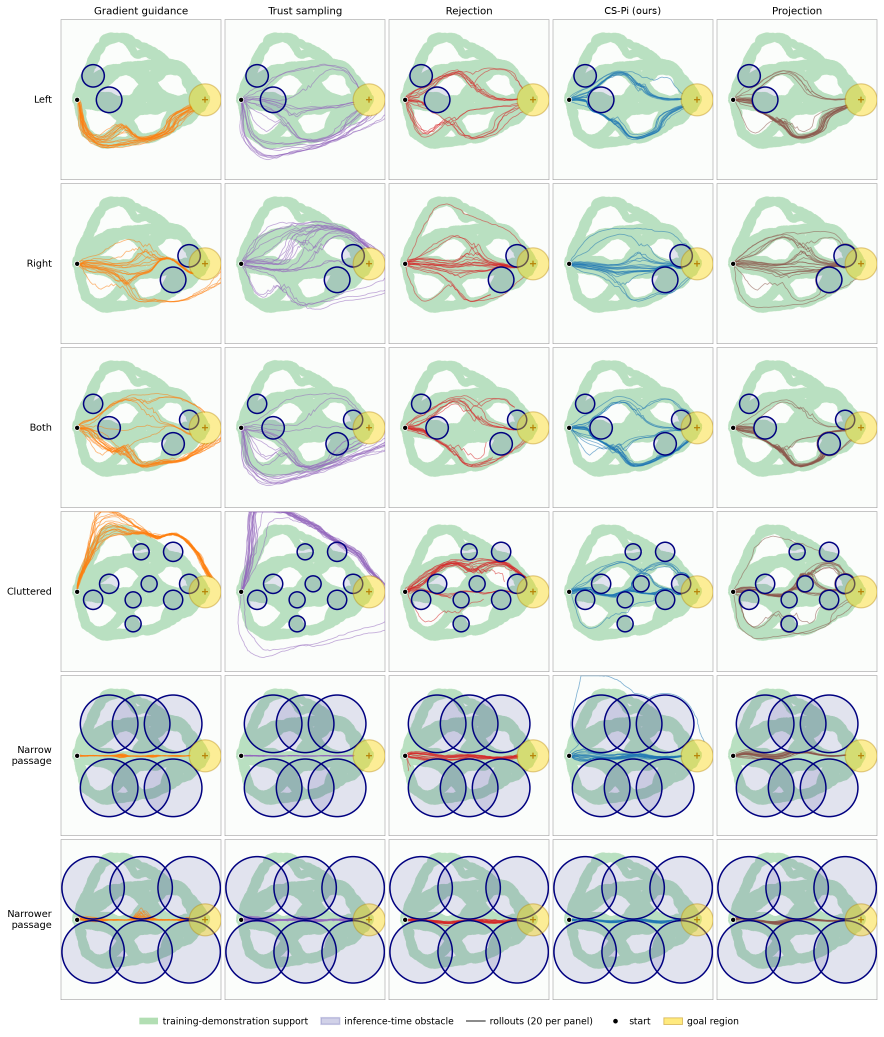
#> input picture assets/2d_distributions_all.png, 2651 x 3110 px (shown at 1/3 size)
$ python crop_2d_grid.py
#> lines starting #> are read from the running program, lines starting #| are printed output that depends on the picture
#!/usr/bin/env python3
"""Cut the paper's 2D Avoidance grid into one image per (scenario, method).

Source: assets/2d_distributions_all.png, the appendix figure "2D Avoidance
trajectory distributions, all six scenarios" (writing/corl_2026_sumo/figures/
fig1_d3il_distributions.png): 6 scenario rows x 5 method columns, 20 rollouts
per panel. Panels are cropped losslessly (no recolouring, no scaling) to

    site/public/figures/2d/<scenario>/<method>.png

for the explorer's 2D Avoidance task. Panel edges were measured from the
1-px grey frames around each panel; the crop keeps the frame.

    python3 tools/crop_2d_grid.py && python3 tools/build_manifest.py
"""
from pathlib import Path

from PIL import Image

ROOT = Path(__file__).resolve().parent.parent
SRC = ROOT / "assets" / "2d_distributions_all.png"
OUT = ROOT / "site" / "public" / "figures" / "2d"

# Column = method, row = scenario, in the order they appear in the figure.
METHODS = ["tweedie", "trust", "rejection", "amr", "projection"]
SCENARIOS = ["left", "right", "both", "cluttered", "narrow", "narrower"]
X = [(182, 663), (674, 1155), (1166, 1647), (1658, 2139), (2150, 2631)]
Y = [(58, 539), (550, 1031), (1042, 1523), (1534, 2015), (2026, 2507), (2518, 2999)]


def main() -> None:
    im = Image.open(SRC)
#> im is the input picture: PIL image 2651x3110 RGB; mean R, G, B 220.5, 228.8, 224.1
    assert im.size == (2651, 3110), f"unexpected source size {im.size}; re-measure X/Y"
    for (y0, y1), scen in zip(Y, SCENARIOS):
        for (x0, x1), method in zip(X, METHODS):
            dst = OUT / scen / f"{method}.png"
            dst.parent.mkdir(parents=True, exist_ok=True)
            im.crop((x0, y0, x1 + 1, y1 + 1)).save(dst, optimize=True)
#> this loop made 6 passes
#> pass 1, in main, `im.crop((x0, y0, x1 + 1, y1 + 1)).save(dst, optimize=True)`:
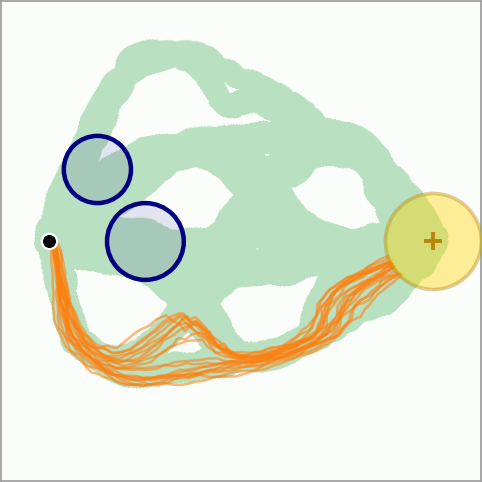
#> saved as tweedie.png: PIL image 482x482 RGB; mean R, G, B 227.7, 234.8, 219.2
#> pass 1, in main, `im.crop((x0, y0, x1 + 1, y1 + 1)).save(dst, optimize=True)`:
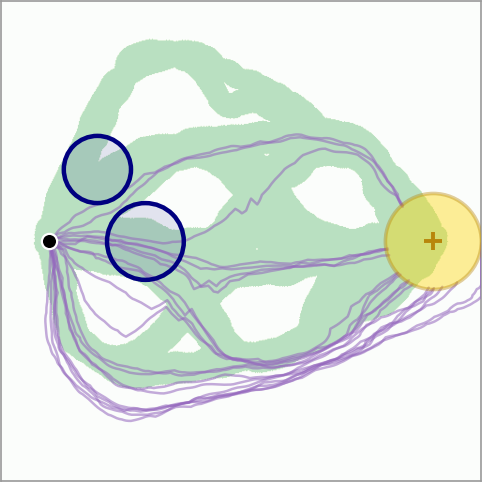
#> saved as trust.png: PIL image 482x482 RGB; mean R, G, B 222.4, 232.3, 224.6
#> pass 1, in main, `im.crop((x0, y0, x1 + 1, y1 + 1)).save(dst, optimize=True)`:
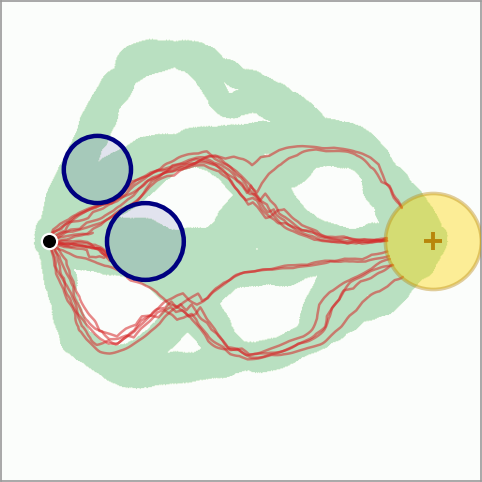
#> saved as rejection.png: PIL image 482x482 RGB; mean R, G, B 226, 232.9, 221.2
#> pass 1, in main, `im.crop((x0, y0, x1 + 1, y1 + 1)).save(dst, optimize=True)`:
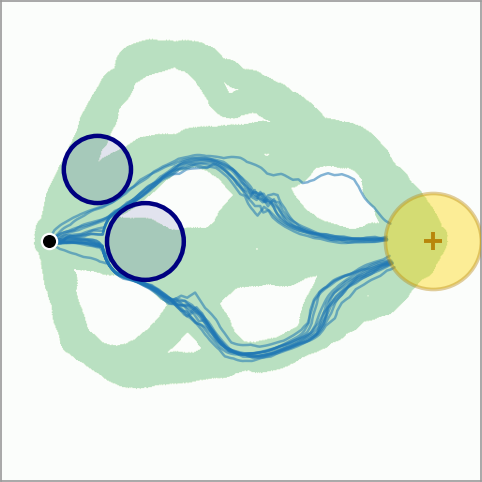
#> saved as amr.png: PIL image 482x482 RGB; mean R, G, B 220.6, 235.3, 225.4
    print(f"wrote {len(Y) * len(X)} panels to {OUT.relative_to(ROOT)}")


if __name__ == "__main__":
    main()
